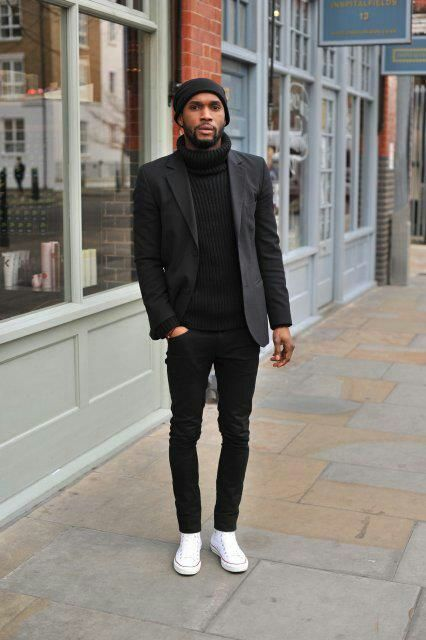
#> input picture image1.jpg, 426 x 640 px, found by its file name
$ jupyter execute HOG.ipynb
#> lines starting #> are read from the running program, lines starting #| are printed output that depends on the picture
# Projet Histogram of oriented gradient

ref : https://www.analyticsvidhya.com/blog/2019/09/feature-engineering-images-introduction-hog-feature-descriptor/

[cell 1]
import matplotlib.pyplot as plt
import numpy as np
import cv2

## 1 :  Preprocess the Data

We need to preprocess the image and bring down the width to height ratio to 1:2. The image size should preferably be 64 x 128. This is because we will be dividing the image into 8x8 and 16x16 patches to extract the features. Having the specified size (64 x 128) will make all our calculations pretty simple. In fact, this is the exact value used in the original paper.

[cell 2]
# faut mettre votre path !!

path_base = '/home/lisa/Documents/INSA/ASI4/TIM/Projet HOG/'
image1 = cv2.imread(path_base+'image1.jpg',0)
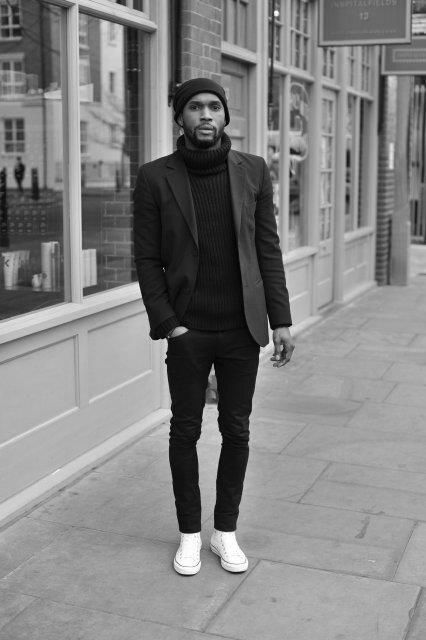
#> image1: shape (640, 426); min 0, max 255, mean 130

plt.imshow(image1,'gray')
plt.show()
print("taille de l'image : ", image1.shape)
#| taille de l'image :  (640, 426)

[cell 3]
dsize= (64,128)
image1_resized = cv2.resize(image1, dsize, interpolation = cv2.INTER_AREA)
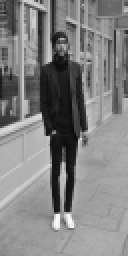
#> image1_resized: shape (128, 64) (shown 2 times larger); min 10, max 252, mean 130

[cell 4]
plt.imshow(image1_resized,'gray')
plt.show()
print("taille de l'image : ", image1_resized.shape)
#| taille de l'image :  (128, 64)
